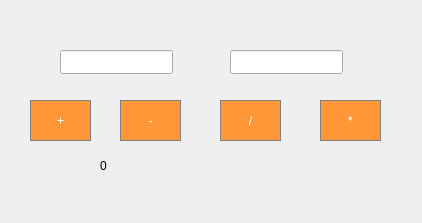
<?xml version="1.0" encoding="UTF-8"?>
<ui version="4.0">
 <class>MainWindow</class>
 <widget class="QMainWindow" name="MainWindow">
  <property name="geometry">
   <rect>
    <x>0</x>
    <y>0</y>
    <width>422</width>
    <height>223</height>
   </rect>
  </property>
  <property name="windowTitle">
   <string>MainWindow</string>
  </property>
  <widget class="QWidget" name="centralwidget">
   <widget class="QLineEdit" name="lineEdit1">
    <property name="geometry">
     <rect>
      <x>60</x>
      <y>50</y>
      <width>113</width>
      <height>24</height>
     </rect>
    </property>
    <property name="styleSheet">
     <string notr="true">QLabel {
  qproperty-alignment: 'AlignVCenter | AlignRight';
  border: 1px solid gray;
}

background-color : white;</string>
    </property>
   </widget>
   <widget class="QLineEdit" name="lineEdit2">
    <property name="geometry">
     <rect>
      <x>230</x>
      <y>50</y>
      <width>113</width>
      <height>24</height>
     </rect>
    </property>
    <property name="styleSheet">
     <string notr="true">QLabel {
  qproperty-alignment: 'AlignVCenter | AlignRight';
  border: 1px solid gray;
}

background-color : white;</string>
    </property>
   </widget>
   <widget class="QPushButton" name="plusButton">
    <property name="geometry">
     <rect>
      <x>30</x>
      <y>100</y>
      <width>61</width>
      <height>41</height>
     </rect>
    </property>
    <property name="styleSheet">
     <string notr="true">QPushButton {
  background-color: rgb(255, 151, 57);
  color: white; 
  border: 1px solid gray;
}

QPushButton:pressed {
    background-color: qlineargradient(x1: 0, y1: 0, x2: 0, y2: 1,
                                      stop: 0 #FF7832, stop: 1 #FF9739);
}</string>
    </property>
    <property name="text">
     <string>+</string>
    </property>
   </widget>
   <widget class="QPushButton" name="minusButton">
    <property name="geometry">
     <rect>
      <x>120</x>
      <y>100</y>
      <width>61</width>
      <height>41</height>
     </rect>
    </property>
    <property name="styleSheet">
     <string notr="true">QPushButton {
  background-color: rgb(255, 151, 57);
  color: white; 
  border: 1px solid gray;
}

QPushButton:pressed {
    background-color: qlineargradient(x1: 0, y1: 0, x2: 0, y2: 1,
                                      stop: 0 #FF7832, stop: 1 #FF9739);
}</string>
    </property>
    <property name="text">
     <string>-</string>
    </property>
   </widget>
   <widget class="QPushButton" name="multiplyButton">
    <property name="geometry">
     <rect>
      <x>220</x>
      <y>100</y>
      <width>61</width>
      <height>41</height>
     </rect>
    </property>
    <property name="styleSheet">
     <string notr="true">QPushButton {
  background-color: rgb(255, 151, 57);
  color: white; 
  border: 1px solid gray;
}

QPushButton:pressed {
    background-color: qlineargradient(x1: 0, y1: 0, x2: 0, y2: 1,
                                      stop: 0 #FF7832, stop: 1 #FF9739);
}</string>
    </property>
    <property name="text">
     <string>/</string>
    </property>
   </widget>
   <widget class="QPushButton" name="divideButton">
    <property name="geometry">
     <rect>
      <x>320</x>
      <y>100</y>
      <width>61</width>
      <height>41</height>
     </rect>
    </property>
    <property name="styleSheet">
     <string notr="true">QPushButton {
  background-color: rgb(255, 151, 57);
  color: white; 
  border: 1px solid gray;
}

QPushButton:pressed {
    background-color: qlineargradient(x1: 0, y1: 0, x2: 0, y2: 1,
                                      stop: 0 #FF7832, stop: 1 #FF9739);
}</string>
    </property>
    <property name="text">
     <string>*</string>
    </property>
   </widget>
   <widget class="QLabel" name="resultLabel">
    <property name="geometry">
     <rect>
      <x>100</x>
      <y>150</y>
      <width>211</width>
      <height>31</height>
     </rect>
    </property>
    <property name="styleSheet">
     <string notr="true">QLabel{
	qproperty-alignment:'AlignCenter';
	border: 1px solid gray;
}

background-color: white;</string>
    </property>
    <property name="text">
     <string>0</string>
    </property>
   </widget>
  </widget>
 </widget>
 <resources/>
 <connections/>
</ui>
